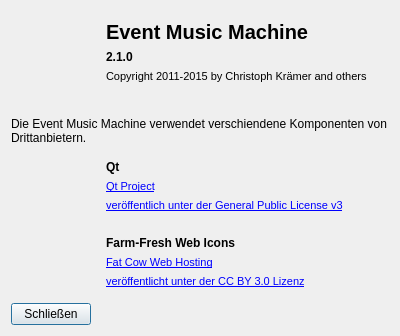
<?xml version="1.0" encoding="UTF-8"?>
<ui version="4.0">
 <class>AboutDialog</class>
 <widget class="QDialog" name="AboutDialog">
  <property name="geometry">
   <rect>
    <x>0</x>
    <y>0</y>
    <width>400</width>
    <height>336</height>
   </rect>
  </property>
  <property name="windowTitle">
   <string>Über die Event Music Machine</string>
  </property>
  <layout class="QGridLayout" name="gridLayout">
   <item row="0" column="0">
    <widget class="QLabel" name="label">
     <property name="minimumSize">
      <size>
       <width>75</width>
       <height>75</height>
      </size>
     </property>
     <property name="maximumSize">
      <size>
       <width>75</width>
       <height>75</height>
      </size>
     </property>
     <property name="pixmap">
      <pixmap resource="icons.qrc">:/icons/icon.ico</pixmap>
     </property>
     <property name="scaledContents">
      <bool>true</bool>
     </property>
    </widget>
   </item>
   <item row="0" column="1">
    <widget class="QWidget" name="widget" native="true">
     <layout class="QVBoxLayout" name="verticalLayout">
      <item>
       <widget class="QLabel" name="label_2">
        <property name="styleSheet">
         <string notr="true">font-size:20px;
font-weight:bold;</string>
        </property>
        <property name="text">
         <string notr="true">Event Music Machine</string>
        </property>
       </widget>
      </item>
      <item>
       <widget class="QLabel" name="label_3">
        <property name="styleSheet">
         <string notr="true">font-weight:bold;
font-size:12px;</string>
        </property>
        <property name="text">
         <string notr="true">2.1.0</string>
        </property>
       </widget>
      </item>
      <item>
       <widget class="QLabel" name="label_4">
        <property name="text">
         <string notr="true">&lt;!DOCTYPE HTML PUBLIC &quot;-//W3C//DTD HTML 4.0//EN&quot; &quot;http://www.w3.org/TR/REC-html40/strict.dtd&quot;&gt;
&lt;html&gt;&lt;head&gt;&lt;meta name=&quot;qrichtext&quot; content=&quot;1&quot; /&gt;&lt;style type=&quot;text/css&quot;&gt;
p, li { white-space: pre-wrap; }
&lt;/style&gt;&lt;/head&gt;&lt;body style=&quot; font-family:'MS Shell Dlg 2'; font-size:8pt; font-weight:400; font-style:normal;&quot;&gt;
&lt;p style=&quot; margin-top:0px; margin-bottom:0px; margin-left:0px; margin-right:0px; -qt-block-indent:0; text-indent:0px;&quot;&gt;Copyright 2011-2015 by Christoph Krämer and others&lt;/p&gt;&lt;/body&gt;&lt;/html&gt;</string>
        </property>
       </widget>
      </item>
     </layout>
    </widget>
   </item>
   <item row="2" column="0" colspan="2">
    <widget class="QLabel" name="label_5">
     <property name="text">
      <string>Die Event Music Machine verwendet verschiendene Komponenten von Drittanbietern.</string>
     </property>
     <property name="wordWrap">
      <bool>true</bool>
     </property>
    </widget>
   </item>
   <item row="3" column="0">
    <widget class="QLabel" name="label_6">
     <property name="minimumSize">
      <size>
       <width>40</width>
       <height>50</height>
      </size>
     </property>
     <property name="maximumSize">
      <size>
       <width>40</width>
       <height>50</height>
      </size>
     </property>
     <property name="pixmap">
      <pixmap resource="icons.qrc">:/icons/qt.png</pixmap>
     </property>
     <property name="scaledContents">
      <bool>true</bool>
     </property>
    </widget>
   </item>
   <item row="3" column="1">
    <widget class="QWidget" name="widget_2" native="true">
     <layout class="QVBoxLayout" name="verticalLayout_2">
      <item>
       <widget class="QLabel" name="label_8">
        <property name="font">
         <font>
          <weight>75</weight>
          <bold>true</bold>
         </font>
        </property>
        <property name="text">
         <string notr="true">Qt</string>
        </property>
       </widget>
      </item>
      <item>
       <widget class="QLabel" name="label_13">
        <property name="text">
         <string notr="true">&lt;!DOCTYPE HTML PUBLIC &quot;-//W3C//DTD HTML 4.0//EN&quot; &quot;http://www.w3.org/TR/REC-html40/strict.dtd&quot;&gt;
&lt;html&gt;&lt;head&gt;&lt;meta name=&quot;qrichtext&quot; content=&quot;1&quot; /&gt;&lt;style type=&quot;text/css&quot;&gt;
p, li { white-space: pre-wrap; }
&lt;/style&gt;&lt;/head&gt;&lt;body style=&quot; font-family:'MS Shell Dlg 2'; font-size:8pt; font-weight:400; font-style:normal;&quot;&gt;
&lt;p style=&quot; margin-top:0px; margin-bottom:0px; margin-left:0px; margin-right:0px; -qt-block-indent:0; text-indent:0px;&quot;&gt;&lt;a href=&quot;http://qt-project.org/&quot;&gt;&lt;span style=&quot; text-decoration: underline; color:#0000ff;&quot;&gt;Qt Project&lt;/span&gt;&lt;/a&gt;&lt;/p&gt;&lt;/body&gt;&lt;/html&gt;</string>
        </property>
        <property name="openExternalLinks">
         <bool>true</bool>
        </property>
       </widget>
      </item>
      <item>
       <widget class="QLabel" name="label_14">
        <property name="text">
         <string>&lt;!DOCTYPE HTML PUBLIC &quot;-//W3C//DTD HTML 4.0//EN&quot; &quot;http://www.w3.org/TR/REC-html40/strict.dtd&quot;&gt;
&lt;html&gt;&lt;head&gt;&lt;meta name=&quot;qrichtext&quot; content=&quot;1&quot; /&gt;&lt;style type=&quot;text/css&quot;&gt;
p, li { white-space: pre-wrap; }
&lt;/style&gt;&lt;/head&gt;&lt;body style=&quot; font-family:'MS Shell Dlg 2'; font-size:8.25pt; font-weight:400; font-style:normal;&quot;&gt;
&lt;p style=&quot; margin-top:0px; margin-bottom:0px; margin-left:0px; margin-right:0px; -qt-block-indent:0; text-indent:0px;&quot;&gt;&lt;a href=&quot;http://www.gnu.de/documents/lgpl-2.1.de.html&quot;&gt;&lt;span style=&quot; text-decoration: underline; color:#0000ff;&quot;&gt;veröffentlich unter der General Public License v3&lt;/span&gt;&lt;/a&gt;&lt;/p&gt;&lt;/body&gt;&lt;/html&gt;</string>
        </property>
        <property name="openExternalLinks">
         <bool>true</bool>
        </property>
       </widget>
      </item>
     </layout>
    </widget>
   </item>
   <item row="4" column="0">
    <widget class="QLabel" name="label_7">
     <property name="minimumSize">
      <size>
       <width>50</width>
       <height>50</height>
      </size>
     </property>
     <property name="maximumSize">
      <size>
       <width>50</width>
       <height>50</height>
      </size>
     </property>
     <property name="pixmap">
      <pixmap resource="icons.qrc">:/icons/fatcow.png</pixmap>
     </property>
     <property name="scaledContents">
      <bool>true</bool>
     </property>
    </widget>
   </item>
   <item row="4" column="1">
    <widget class="QWidget" name="widget_3" native="true">
     <layout class="QGridLayout" name="gridLayout_2">
      <item row="0" column="0">
       <widget class="QLabel" name="label_9">
        <property name="font">
         <font>
          <weight>75</weight>
          <bold>true</bold>
         </font>
        </property>
        <property name="text">
         <string notr="true">Farm-Fresh Web Icons</string>
        </property>
       </widget>
      </item>
      <item row="1" column="0">
       <widget class="QLabel" name="label_10">
        <property name="text">
         <string notr="true">&lt;!DOCTYPE HTML PUBLIC &quot;-//W3C//DTD HTML 4.0//EN&quot; &quot;http://www.w3.org/TR/REC-html40/strict.dtd&quot;&gt;
&lt;html&gt;&lt;head&gt;&lt;meta name=&quot;qrichtext&quot; content=&quot;1&quot; /&gt;&lt;style type=&quot;text/css&quot;&gt;
p, li { white-space: pre-wrap; }
&lt;/style&gt;&lt;/head&gt;&lt;body style=&quot; font-family:'MS Shell Dlg 2'; font-size:8.25pt; font-weight:400; font-style:normal;&quot;&gt;
&lt;p style=&quot; margin-top:0px; margin-bottom:0px; margin-left:0px; margin-right:0px; -qt-block-indent:0; text-indent:0px;&quot;&gt;&lt;a href=&quot;http://www.fatcow.com/free-icons&quot;&gt;&lt;span style=&quot; text-decoration: underline; color:#0000ff;&quot;&gt;Fat Cow Web Hosting&lt;/span&gt;&lt;/a&gt;&lt;/p&gt;&lt;/body&gt;&lt;/html&gt;</string>
        </property>
        <property name="openExternalLinks">
         <bool>true</bool>
        </property>
       </widget>
      </item>
      <item row="2" column="0">
       <widget class="QLabel" name="label_11">
        <property name="text">
         <string>&lt;!DOCTYPE HTML PUBLIC &quot;-//W3C//DTD HTML 4.0//EN&quot; &quot;http://www.w3.org/TR/REC-html40/strict.dtd&quot;&gt;
&lt;html&gt;&lt;head&gt;&lt;meta name=&quot;qrichtext&quot; content=&quot;1&quot; /&gt;&lt;style type=&quot;text/css&quot;&gt;
p, li { white-space: pre-wrap; }
&lt;/style&gt;&lt;/head&gt;&lt;body style=&quot; font-family:'MS Shell Dlg 2'; font-size:8.25pt; font-weight:400; font-style:normal;&quot;&gt;
&lt;p style=&quot; margin-top:0px; margin-bottom:0px; margin-left:0px; margin-right:0px; -qt-block-indent:0; text-indent:0px;&quot;&gt;&lt;a href=&quot;http://creativecommons.org/licenses/by/3.0/us/&quot;&gt;&lt;span style=&quot; text-decoration: underline; color:#0000ff;&quot;&gt;veröffentlicht unter der CC BY 3.0 Lizenz&lt;/span&gt;&lt;/a&gt;&lt;/p&gt;&lt;/body&gt;&lt;/html&gt;</string>
        </property>
        <property name="openExternalLinks">
         <bool>true</bool>
        </property>
       </widget>
      </item>
      <item row="0" column="1" rowspan="3">
       <widget class="QLabel" name="label_12">
        <property name="minimumSize">
         <size>
          <width>60</width>
          <height>20</height>
         </size>
        </property>
        <property name="maximumSize">
         <size>
          <width>60</width>
          <height>20</height>
         </size>
        </property>
        <property name="pixmap">
         <pixmap resource="icons.qrc">:/icons/somerights20.png</pixmap>
        </property>
        <property name="scaledContents">
         <bool>true</bool>
        </property>
        <property name="alignment">
         <set>Qt::AlignRight|Qt::AlignTrailing|Qt::AlignVCenter</set>
        </property>
       </widget>
      </item>
     </layout>
    </widget>
   </item>
   <item row="1" column="0" colspan="2">
    <spacer name="verticalSpacer">
     <property name="orientation">
      <enum>Qt::Vertical</enum>
     </property>
     <property name="sizeHint" stdset="0">
      <size>
       <width>20</width>
       <height>40</height>
      </size>
     </property>
    </spacer>
   </item>
   <item row="5" column="0">
    <widget class="QPushButton" name="closeButton">
     <property name="text">
      <string>Schließen</string>
     </property>
    </widget>
   </item>
  </layout>
 </widget>
 <resources>
  <include location="icons.qrc"/>
 </resources>
 <connections/>
</ui>
